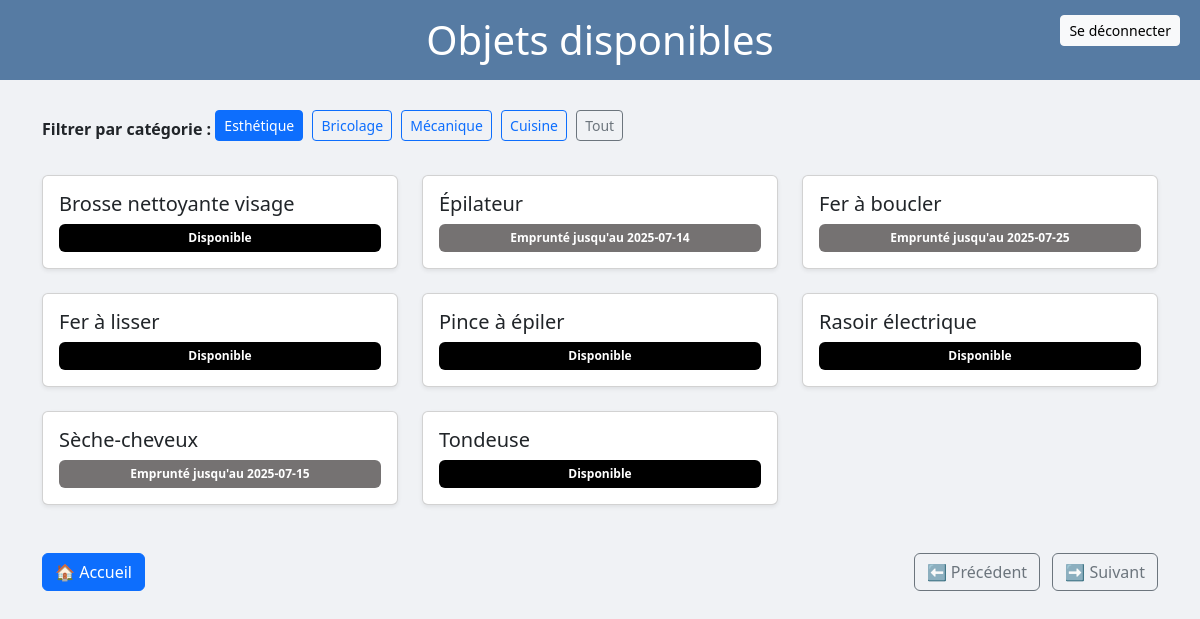
Screenshot of /page/objets.php?cat=1 (signed in) with the database file from the repository.
### tables this page shows
CREATE TABLE categorie_objet (
    id_categorie INT AUTO_INCREMENT PRIMARY KEY,
    nom_categorie VARCHAR(50)
);

CREATE TABLE objet (
    id_objet INT AUTO_INCREMENT PRIMARY KEY,
    nom_objet VARCHAR(100),
    id_categorie INT,
    id_membre INT
);

CREATE TABLE emprunt (
    id_emprunt INT AUTO_INCREMENT PRIMARY KEY,
    id_objet INT,
    id_membre INT,
    date_emprunt DATE,
    date_retour DATE

    
);

### functions/functions.php (called while the page is built, shortened)
<?php
function getCategories($conn) {
    return mysqli_query($conn, "SELECT * FROM categorie_objet");
}
function getObjets($conn, $id_categorie = null) {
    $dateNow = date('Y-m-d');
    if ($id_categorie) {
        $sql = "SELECT o.*, e.date_retour FROM objet o
                LEFT JOIN emprunt e ON o.id_objet = e.id_objet AND e.date_retour >= '$dateNow'
                WHERE o.id_categorie = ?
                ORDER BY o.nom_objet";
        $stmt = mysqli_prepare($conn, $sql);
        mysqli_stmt_bind_param($stmt, "i", $id_categorie);
        mysqli_stmt_execute($stmt);
        $result = mysqli_stmt_get_result($stmt);
        return $result;
    } else {
        $sql = "SELECT o.*, e.date_retour FROM objet o
                LEFT JOIN emprunt e ON o.id_objet = e.id_objet AND e.date_retour >= '$dateNow'
                ORDER BY o.nom_objet";
        return mysqli_query($conn, $sql);
    }
}
?>

### page/objets.php (the view, shortened to what this page needs)
<?php
include(__DIR__ . '/../functions/functions.php');
$conn = connectDB();
$cat = isset($_GET['cat']) ? (int)$_GET['cat'] : null;
$categories = getCategories($conn);
$objets = getObjets($conn, $cat);
?>
<!DOCTYPE html>
<html lang="fr">
<head>
    <link href="https://cdn.jsdelivr.net/npm/bootstrap@5.3.3/dist/css/bootstrap.min.css" rel="stylesheet"
>
</head>
<body>
<header class="text-center position-relative">
    <h1>Objets disponibles</h1>
    <a href="logout.php" class="btn btn-light btn-sm logout-btn">Se déconnecter</a>
</header>
<div class="container">
    <div class="filter-btns mb-4">
        <strong>Filtrer par catégorie :</strong>
        <?php foreach ($categories as $c): ?>
            <a href="objets.php?cat=<?= $c['id_categorie'] ?>" class="btn btn-outline-primary btn-sm <?= ($cat === (int)$c['id_categorie']) ? 'active' : '' ?>">
                <?= $c['nom_categorie'] ?>
            </a>
        <?php endforeach; ?>
        <a href="objets.php" class="btn btn-outline-secondary btn-sm <?= ($cat === null) ? 'active' : '' ?>">Tout</a>
    </div>
    <div class="row row-cols-1 row-cols-md-3 g-4">
        <?php foreach ($objets as $o): ?>
            <div class="col">
                <div class="card h-100 shadow-sm">
                    <div class="card-body d-flex flex-column justify-content-between">
                        <h5 class="card-title"><?= $o['nom_objet'] ?></h5>
                        <?php if (!empty($o['date_retour'])): ?>
                            <span class="badge badge-unavailable p-2">Emprunté jusqu'au <?= $o['date_retour'] ?></span>
                        <?php else: ?>
                            <span class="badge badge-available p-2">Disponible</span>
                        <?php endif; ?>
                    </div>
                </div>
            </div>
        <?php endforeach; ?>
    </div>
    <div class="mt-5 d-flex justify-content-between">
        <a href="accueil.php" class="btn btn-primary">🏠 Accueil</a>
        <div>
            <a href="#" class="btn btn-outline-secondary me-2">⬅️ Précédent</a>
            <a href="#" class="btn btn-outline-secondary">➡️ Suivant</a>
        </div>
    </div>
</div>
</body>
</html>

### page/objets.php (style rules this page uses)
body { background: #f0f2f5; }
header { background:rgb(86, 123, 163); color: white; padding: 1rem 0; margin-bottom: 30px; position: sticky; top: 0; z-index: 1000; }
header h1 { margin: 0; }
.filter-btns .btn { margin: 0 5px 10px 0; }
.badge-available { background-color:rgb(0, 0, 0); font-weight: 600; }
.badge-unavailable { background-color:rgb(117, 114, 114); font-weight: 600; }
.logout-btn { position: absolute; right: 20px; top: 15px; }

### rows the page displays
categorie_objet: nom_categorie "Esthétique"
categorie_objet: nom_categorie "Bricolage"
categorie_objet: nom_categorie "Mécanique"
categorie_objet: nom_categorie "Cuisine"
objet: nom_objet "Brosse nettoyante visage", shows "Disponible"
emprunt: id_objet.nom_objet "Épilateur", date_retour "2025-07-14"
emprunt: id_objet.nom_objet "Fer à boucler", date_retour "2025-07-25"
objet: nom_objet "Fer à lisser", shows "Disponible"
objet: nom_objet "Pince à épiler", shows "Disponible"
objet: nom_objet "Rasoir électrique", shows "Disponible"
emprunt: id_objet.nom_objet "Sèche-cheveux", date_retour "2025-07-15"
objet: nom_objet "Tondeuse", shows "Disponible"
